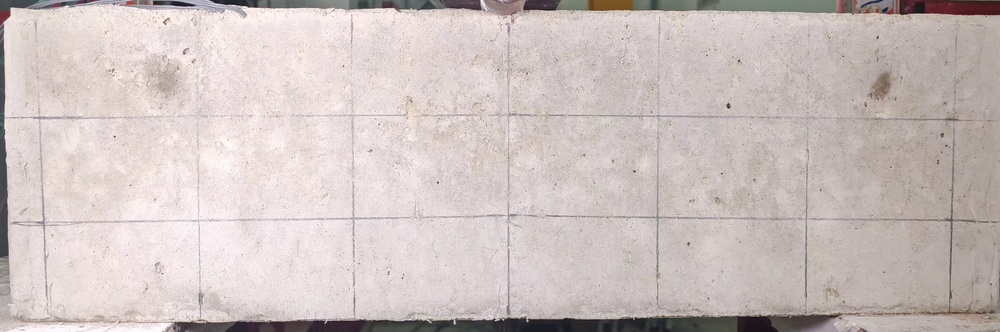
#> input picture image_processing_project/tests/frame_0000.jpg, 1000 x 332 px, shrunk from 3840 x 1276 before the run
$ python simple.py
#> lines starting #> are read from the running program, lines starting #| are printed output that depends on the picture; after the words box and inside, x2 and y2 are one past the last pixel; in counts of white or black regions, pixels touching at a corner belong together
import cv2
import numpy as np
import matplotlib.pyplot as plt
import base64
from io import BytesIO

# Function to encode image to base64 for display in HTML
def encode_image_to_base64(image):
    """Encodes a CV2 image (numpy array) to a base64 string."""
    _, buffer = cv2.imencode('.png', image)
    return base64.b64encode(buffer).decode('utf-8')

# Load the images from the provided file paths
# In a real environment, these would be accessible directly or via a file system.
# For this simulation, we'll assume they are available or passed as base64.
# Since I cannot directly access local files, I'll simulate loading them if they were
# provided as base64. For this example, I'll use placeholders for actual image data.
# In a real execution environment, you would replace these with actual image loading.

# --- IMPORTANT: Replace the following with your actual image loading ---
# If you are running this locally, uncomment the lines below and ensure the image files are in the same directory.
try:
    img1 = cv2.imread('frame_0000.jpg')
#> img1 is the input picture: shape (332, 1000, 3); mean B, G, R 191.2, 193.6, 205
    img2 = cv2.imread('frame_0015.jpg')
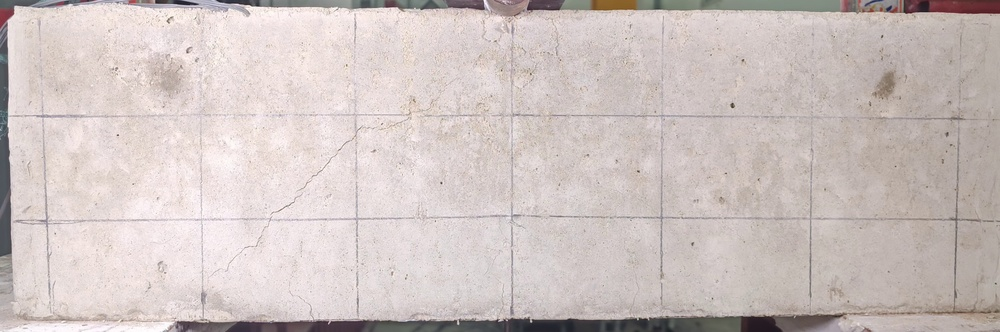
#> input picture image_processing_project/tests/frame_0015.jpg, 1000 x 332 px, shrunk from 3840 x 1276 before the run
#> img2 is the input picture: shape (332, 1000, 3); mean B, G, R 192.7, 195.3, 206.2

    if img1 is None or img2 is None:
        raise FileNotFoundError("Could not load one or both images. Make sure 'frame_0000.jpg' and 'frame_0015.jpg' are in the same directory as the script.")

except Exception as e:
    print(f"Error loading images directly: {e}. Attempting to create dummy images for demonstration.")
    # Create dummy images if actual loading fails (for demonstration purposes)
    img1 = np.zeros((400, 800, 3), dtype=np.uint8) + 200 # Light grey background
    cv2.putText(img1, "Image 1 (frame_0000.jpg)", (50, 200), cv2.FONT_HERSHEY_SIMPLEX, 1, (0, 0, 0), 2)
    img2 = np.zeros((400, 800, 3), dtype=np.uint8) + 200 # Light grey background
    cv2.putText(img2, "Image 2 (frame_0015.jpg)", (50, 200), cv2.FONT_HERSHEY_SIMPLEX, 1, (0, 0, 0), 2)
    print("Dummy images created. Please replace with your actual image loading code.")
# --- End of important section ---


# Define baseline parameters
# We'll draw a horizontal line near the bottom of the image.
# Adjust 'baseline_y_offset' based on where you want the baseline to be.
# A value of 0.8 means 80% down from the top.
baseline_y_offset = 0.8
line_color = (0, 0, 255) # Red color in BGR
line_thickness = 2

# Get image dimensions
height1, width1, _ = img1.shape
#> height1 = 332; width1 = 1000
height2, width2, _ = img2.shape
#> height2 = 332; width2 = 1000

# Calculate baseline Y-coordinate for each image
baseline_y1 = int(height1 * baseline_y_offset)
#> baseline_y1 = 265
baseline_y2 = int(height2 * baseline_y_offset)
#> baseline_y2 = 265

# --- Process img1 to create a binary mask and draw baseline ---
gray1_original = cv2.cvtColor(img1, cv2.COLOR_BGR2GRAY)
# Apply Otsu's thresholding for automatic threshold calculation
# This will try to separate foreground from background automatically
_, binary_mask1 = cv2.threshold(gray1_original, 0, 255, cv2.THRESH_BINARY + cv2.THRESH_OTSU)
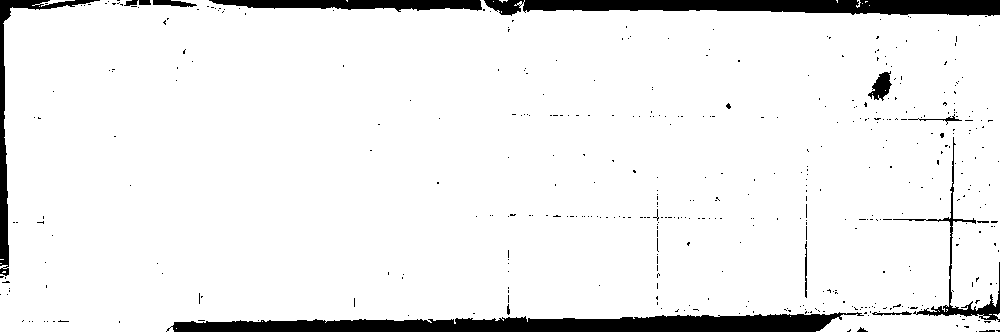
#> binary_mask1: shape (332, 1000); 93.1% white; 444 black regions (428 under 20 px), largest, box (x1, y1, x2, y2) and area: (166, 312, 864, 332) 8800, (484, 0, 1000, 16) 6127, (0, 0, 100, 276) 2223

# Convert the single-channel binary mask to a 3-channel image to draw a colored line
# This is necessary because cv2.line expects a 3-channel image for a BGR color.
img1_with_baseline = cv2.cvtColor(binary_mask1, cv2.COLOR_GRAY2BGR)
cv2.line(img1_with_baseline, (0, baseline_y1), (width1, baseline_y1), line_color, line_thickness)
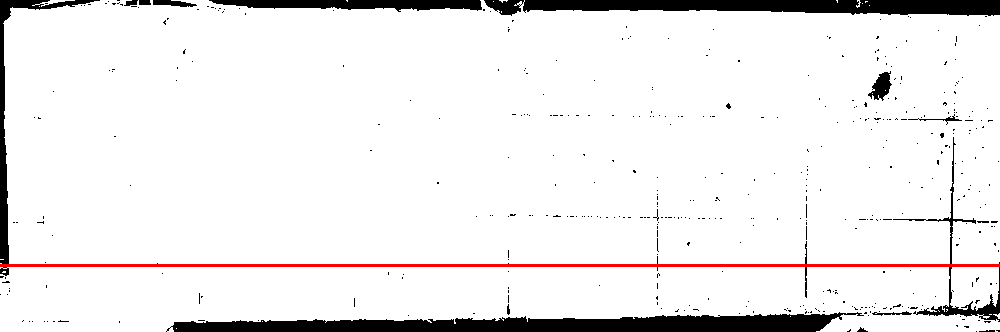
#> img1_with_baseline: shape (332, 1000, 3); mean B, G, R 235.2, 235.2, 237.5

# --- Draw baseline on img2 (original color image) ---
img2_with_baseline = img2.copy()
cv2.line(img2_with_baseline, (0, baseline_y2), (width2, baseline_y2), line_color, line_thickness)
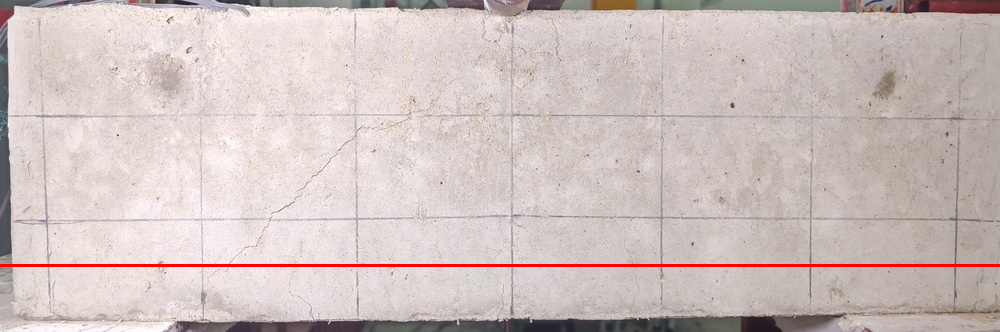
#> img2_with_baseline: shape (332, 1000, 3); 0.9% of pixels changed, all inside (x1, y1, x2, y2) = (0, 264, 1000, 267)

# --- Feature Detection and Matching for Transformation Matrix Calculation ---

# Convert images to grayscale for feature detection
# Note: gray1 is already the original grayscale for feature detection, not the binary mask
gray1 = cv2.cvtColor(img1, cv2.COLOR_BGR2GRAY) # Re-convert from original img1 for consistent feature detection
gray2 = cv2.cvtColor(img2, cv2.COLOR_BGR2GRAY)

# Initialize SIFT detector (or ORB, AKAZE, etc.)
sift = cv2.SIFT_create()

# Find the keypoints and descriptors with SIFT
kp1, des1 = sift.detectAndCompute(gray1, None)
#> kp1 = 409 keypoints; strongest (x, y, size): (728, 106, 3), (454, 323, 1.9), (63, 4, 3.4), (155, 3, 2.8)
kp2, des2 = sift.detectAndCompute(gray2, None)
#> kp2 = 390 keypoints; strongest (x, y, size): (732, 105, 3), (258, 5, 3.1), (692, 244, 1.9), (481, 7, 4.9)

# Ensure descriptors are not None and have enough features
if des1 is None or des2 is None or len(kp1) < 4 or len(kp2) < 4:
    print("Not enough keypoints found to compute transformation matrix. Please ensure images have distinct features.")
    H = np.eye(3) # Return identity matrix if not enough features
else:
    # Use a Brute-Force Matcher with default parameters
    bf = cv2.BFMatcher()
    matches = bf.knnMatch(des1, des2, k=2)
#> matches = 409 matches

    # Apply ratio test to find good matches (Lowe's ratio test)
    good_matches = []
    for m, n in matches:
        if m.distance < 0.75 * n.distance:
            good_matches.append(m)
#> after the loop, good_matches = 183 matches

    # Ensure we have enough good matches to estimate a homography (at least 4 points)
    if len(good_matches) > 4:
        # Extract location of good matches
        src_pts = np.float32([kp1[m.queryIdx].pt for m in good_matches]).reshape(-1, 1, 2)
#> src_pts = 183 rows, first 8: [6.01, 121], [6.21, 23.12], [6.22, 136.9], [6.94, 14.62], [7.13, 112.7], [7.58, 160.1], [8.07, 160.6], [8.34, 281.9]
        dst_pts = np.float32([kp2[m.trainIdx].pt for m in good_matches]).reshape(-1, 1, 2)
#> dst_pts = 183 rows, first 8: [9.19, 118.7], [9.19, 21.09], [11.23, 158.8], [10.69, 12.85], [10.48, 110.7], [11.23, 158.8], [11.23, 158.8], [11.3, 279.9]

        # Find the Homography matrix (H) using RANSAC
        H, mask = cv2.findHomography(src_pts, dst_pts, cv2.RANSAC, 5.0)
#> H = [[0.998, -0.00202, 3.46], [0.000407, 0.999, -1.12], [-2.82e-06, -3.86e-06, 1]]; mask = 183 values, max 1 at index 0, min 0 at index 2, mean 0.967
        if H is None:
            print("Could not estimate Homography matrix. Returning identity matrix.")
            H = np.eye(3) # Fallback to identity if homography estimation fails
    else:
        print("Not enough good matches found to compute transformation matrix. Returning identity matrix.")
        H = np.eye(3) # Return identity matrix if not enough good matches

# Display the images with baselines using matplotlib
fig, axes = plt.subplots(1, 2, figsize=(15, 7))

axes[0].imshow(cv2.cvtColor(img1_with_baseline, cv2.COLOR_BGR2RGB))
axes[0].set_title('Binary Mask of Image 1 with Baseline (frame_0000.jpg)')
axes[0].axis('off')

axes[1].imshow(cv2.cvtColor(img2_with_baseline, cv2.COLOR_BGR2RGB))
axes[1].set_title('Image 2 with Baseline (frame_0015.jpg)')
axes[1].axis('off')

plt.tight_layout()
plt.show() # This will display the plot directly
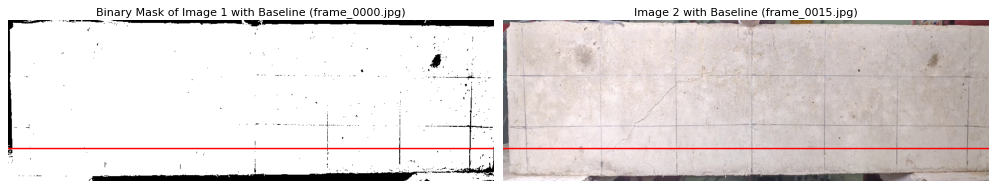
#> figure drawn by matplotlib, 2 panels

# Output the results
print("--- Transformation Matrix (Homography) ---")
print("This 3x3 matrix describes the geometric transformation from Image 1 to Image 2.")
print("H =")
print(H)
#| [[ 9.98268271e-01 -2.02303737e-03  3.45747178e+00]
#|  [ 4.06518782e-04  9.99324403e-01 -1.11576107e+00]
#|  [-2.82296574e-06 -3.86041634e-06  1.00000000e+00]]

print("\n--- Interpretation of the Homography Matrix ---")
print("The homography matrix H represents a 2D perspective transformation.")
print("It can account for translation, rotation, scaling, and even perspective distortion.")
print("The elements are generally interpreted as follows:")
print("H = [[h11, h12, h13],")
print("     [h21, h22, h23],")
print("     [h31, h32, h33]]")
print("\n- h11, h22: Primarily related to scaling (x and y directions).")
print("- h12, h21: Primarily related to rotation and shear.")
print("- h13, h23: Primarily related to translation (x and y directions).")
print("- h31, h32: Related to perspective distortion (if not close to zero, indicates non-affine transformation).")
print("- h33: Scaling factor (often normalized to 1).")

print("\nTo quantify 'how many transformation matrix change', you can look at the deviation of H from an identity matrix.")
print("An identity matrix [[1, 0, 0], [0, 1, 0], [0, 0, 1]] means no change.")
print("The further the values deviate from these, the larger the transformation.")

# You can also calculate the Euclidean distance from the identity matrix or decompose it
# For simplicity, we'll just show the matrix and its general interpretation.
